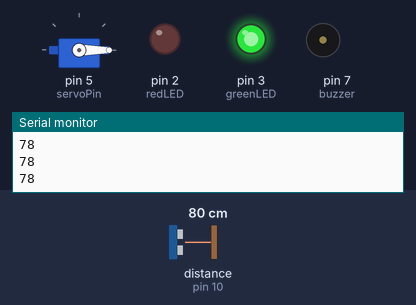
Bench run of a sketch on a simulated Arduino Uno, built with avr-gcc and run on an emulated ATmega328P. Parts: servo, output pins drawn as LEDs (lit = HIGH), buzzer (waves = sounding), the last lines printed to the serial monitor. Wiring (inferred from the names in the program): ultrasonic range finder: trigger pin 9; echo pin 10. The inputs (shaded band) are chosen by the test bench; at power-on: distance to the obstacle (sensor on pin 10) 80 cm. The echo pulse lasts 58.3 µs per cm; pins used as bus, display or sensor lines are not drawn.

Above: at 1.2 s.
1.3 s: distance to the obstacle (sensor on pin 10) set to 33 cm
2.8 s: distance to the obstacle (sensor on pin 10) set to 28 cm
At 3.5 s:
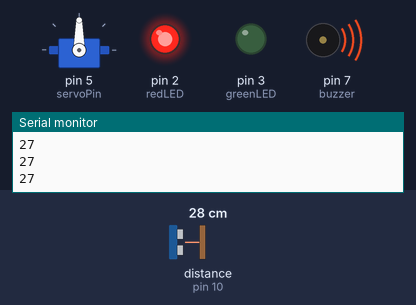
4.3 s: distance to the obstacle (sensor on pin 10) set to 35 cm
At 4.8 s:
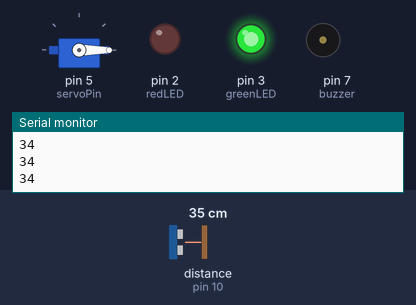
5.8 s: distance to the obstacle (sensor on pin 10) set to 2 cm
At 7.3 s:
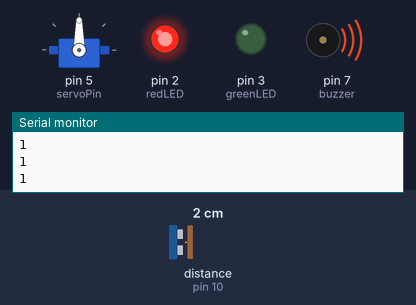
Timing chart, 0 to 8.3 s (numbered marks = the images above; inputs shaded):
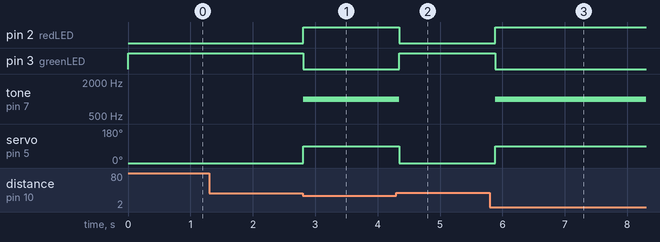

Measured:
- the behaviour switches between 32 and 31 cm on distance to the obstacle (sensor on pin 10) (found by bisection; images 0 and 1)
- after the input at 2.8 s, pin 2 (redLED): LOW → HIGH at once; pin 3 (greenLED): HIGH → LOW at once; tone on pin 7 (buzzer): silent → 1000 Hz at once; servo on pin 5 (servoPin): 0° → 90° at once
- after the input at 4.3 s, pin 2 (redLED): HIGH → LOW at once; pin 3 (greenLED): LOW → HIGH at once; tone on pin 7 (buzzer): 1000 Hz → silent at once; servo on pin 5 (servoPin): 90° → 0° at once
- after the input at 5.8 s, pin 2 (redLED): LOW → HIGH after 0.08 s; pin 3 (greenLED): HIGH → LOW after 0.08 s; tone on pin 7 (buzzer): silent → 1000 Hz after 0.08 s; servo on pin 5 (servoPin): 0° → 90° after 0.08 s

The sketch:

Distance_Alarm.ino
```cpp
#include <Servo.h>

const int trigPin = 9;
const int echoPin = 10;

const int redLED = 2;
const int greenLED = 3;
const int buzzer = 7;

long duration;
int distance;

Servo myServo;
const int servoPin =5;

void setup()
{
  pinMode(trigPin, OUTPUT);
  pinMode(echoPin, INPUT);

  pinMode(redLED, OUTPUT);
  pinMode(greenLED, OUTPUT);

  pinMode(buzzer, OUTPUT);

  myServo.attach(servoPin);
  myServo.write(0);

  Serial.begin(9600);
}

void loop()
{
  digitalWrite(trigPin, LOW);
  delayMicroseconds(2);

  digitalWrite(trigPin, HIGH);
  delayMicroseconds(10);

  digitalWrite(trigPin, LOW);

  duration = pulseIn(echoPin, HIGH);

  distance = duration * 0.034 / 2;

  Serial.println(distance);

  if(distance <= 30)
  {
      digitalWrite(redLED, HIGH);
      digitalWrite(greenLED, LOW);

      tone(buzzer, 1000);
      myServo.write(90);
  }
  else
  {
      digitalWrite(redLED, LOW);
      digitalWrite(greenLED, HIGH);

      noTone(buzzer);
      myServo.write(0);
  }

  delay(100);
}
```
